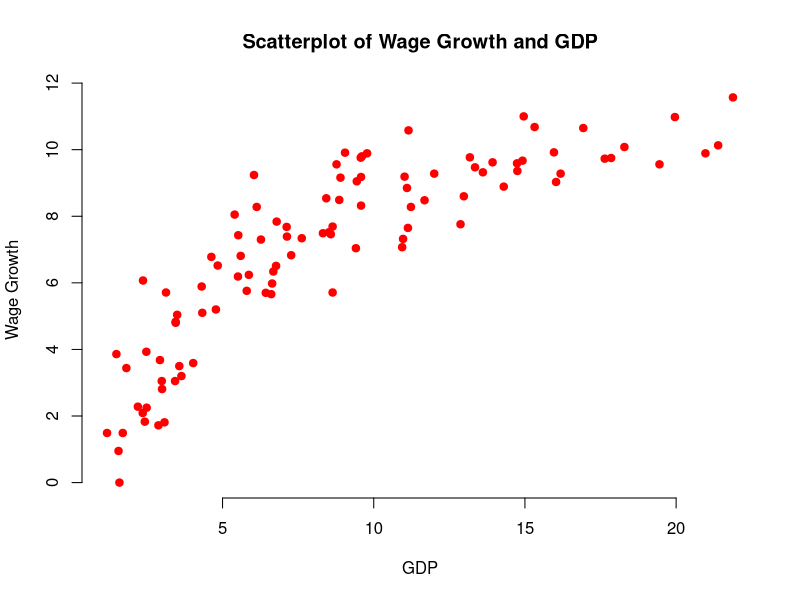
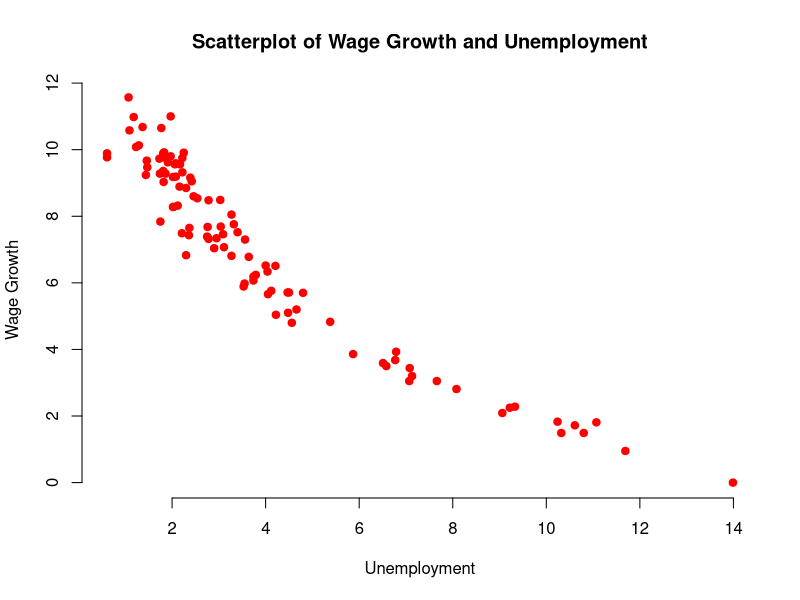
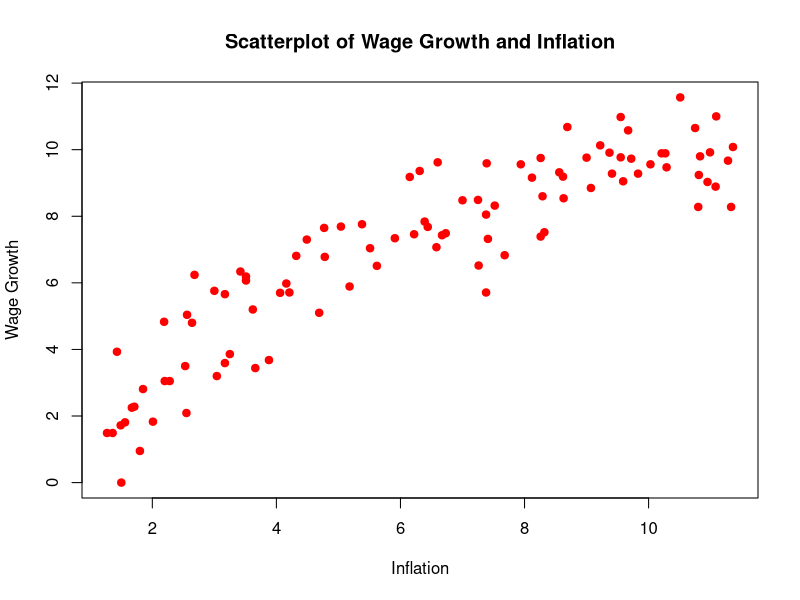

Here is the R script that generated these plots, in order:

economic <- read.csv(file='economic.csv', header=TRUE, sep=",")

# Print the first six rows
print("head")
head(economic, 6)

plot(economic$gdp, economic$wage_growth, 
     main = "Scatterplot of Wage Growth and GDP",
     xlab = "GDP", ylab = "Wage Growth",
     col="red", 
     pch = 19, frame = FALSE)

plot(economic$unemployment, economic$wage_growth, 
     main = "Scatterplot of Wage Growth and Unemployment",
     xlab = "Unemployment", ylab = "Wage Growth",
     col="red", 
     pch = 19, frame = FALSE)

# Create the second order regression model and print the statistics
model1 <- lm(wage_growth ~ gdp + I(gdp^2), data=economic)
summary(model1)

newdata <- data.frame(gdp=1.70)

print("prediction interval")
prediction_pred_int <- predict(model1, newdata, interval="predict", level=0.90) 
round(prediction_pred_int,4)

print("confidence interval")
prediction_conf_int <- predict(model1, newdata, interval="confidence", level=0.90) 
round(prediction_conf_int,4)

# Create the second order regression model and print the statistics
model2 <- lm(wage_growth ~ unemployment + gdp + unemployment:gdp + I(unemployment^2) + gdp + I(gdp^2) , data=economic)
summary(model2)

newdata <- data.frame(unemployment=8.09, gdp=1.70)

print("prediction interval")
prediction_pred_int <- predict(model2, newdata, interval="predict", level=0.90) 
round(prediction_pred_int,4)

print("confidence interval")
prediction_conf_int <- predict(model2, newdata, interval="confidence", level=0.90) 
round(prediction_conf_int,4)

# Create the second order regression model and print the statistics
model3 <- lm(wage_growth ~ unemployment + economy + unemployment:economy + I(unemployment^2) + I(unemployment^2):economy, data=economic)
summary(model3)

newdata <- data.frame(unemployment=8.09, economy='recession')

print("prediction interval")
prediction_pred_int <- predict(model3, newdata, interval="predict", level=0.90) 
round(prediction_pred_int,4)

print("confidence interval")
prediction_conf_int <- predict(model3, newdata, interval="confidence", level=0.90) 
round(prediction_conf_int,4)

economic <- read.csv(file='economic.csv', header=TRUE, sep=",")

# Total number of rows in the data set
print("Number of rows")
nrow(economic)

# Total number of columns in the data set
print("Number of columns")
ncol(economic)

plot(economic$inflation, economic$wage_growth, 
     main = "Scatterplot of Wage Growth and Inflation",
     xlab = "Inflation", ylab = "Wage Growth",
     col="red", 
     pch = 19)

# Quadratic (Second Order) Model with One Quantitative Variable
print("Second Order regression model for model 1")
model1 <- lm(wage_growth ~ inflation + I(inflation^2), data=economic)
summary(model1)

newdata <- data.frame(inflation = 7.41)

# Prediction interval for model 1
print("prediction interval for model 1")
prediction_pred_int <- predict(model1, newdata, interval="predict", level=0.95) 
round(prediction_pred_int, 4)

# Prediction interval for model 1
print("confidence interval for model 1")
prediction_conf_int <- predict(model1, newdata, interval="confidence", level=0.95) 
round(prediction_conf_int, 4)

# Second Order regression model with two quantitative variables
print("Second Order regression model for model 2")
model2 <- lm(wage_growth ~ inflation + gdp + inflation:gdp + I(inflation^2) + I(gdp^2) , data=economic)
summary(model2)

newdata <- data.frame(inflation = 7.41, gdp = 9.59)

# Prediction interval for model 2
print("prediction interval for model 2")
prediction_pred_int <- predict(model2, newdata, interval = "predict", level = 0.95) 
round(prediction_pred_int, 4)

# Confidence interval for model 2
print("confidence interval for model 2")
prediction_conf_int <- predict(model2, newdata, interval = "confidence", level = 0.95) 
round(prediction_conf_int, 4)

# Second Order regression model with one quantitative and one qualitative variable 
print("Second Order regression model for model 3")
model3 <- lm(wage_growth ~ inflation + economy + inflation:economy + I(inflation^2) + I(inflation^2):economy, data = economic)
summary(model3)

newdata <- data.frame(inflation = 7.41, economy = 'no_recession')

# Prediction interval for model 3
print("prediction interval for model 3")
prediction_pred_int <- predict(model3, newdata, interval = "predict", level = 0.95) 
round(prediction_pred_int, 4)

# Confidence interval for model 3
print("confidence interval for model 3")
prediction_conf_int <- predict(model3, newdata, interval = "confidence", level = 0.95) 
round(prediction_conf_int, 4)
